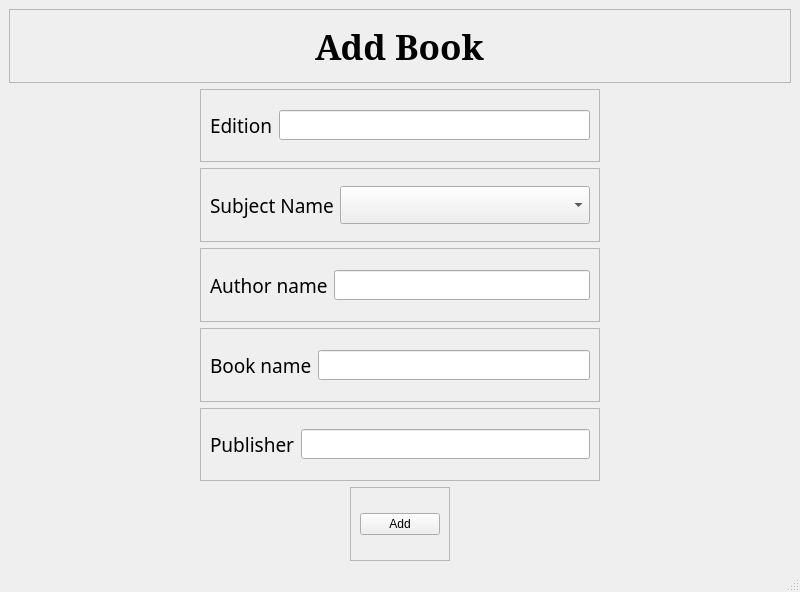
<?xml version="1.0" encoding="UTF-8"?>
<ui version="4.0">
 <class>book</class>
 <widget class="QMainWindow" name="book">
  <property name="geometry">
   <rect>
    <x>0</x>
    <y>0</y>
    <width>800</width>
    <height>592</height>
   </rect>
  </property>
  <property name="windowTitle">
   <string>MainWindow</string>
  </property>
  <widget class="QWidget" name="centralwidget">
   <layout class="QVBoxLayout" name="verticalLayout">
    <item>
     <widget class="QFrame" name="frame">
      <property name="frameShape">
       <enum>QFrame::StyledPanel</enum>
      </property>
      <property name="frameShadow">
       <enum>QFrame::Raised</enum>
      </property>
      <layout class="QHBoxLayout" name="horizontalLayout_6">
       <item alignment="Qt::AlignHCenter">
        <widget class="QLabel" name="label">
         <property name="font">
          <font>
           <family>MS Serif</family>
           <pointsize>26</pointsize>
           <weight>75</weight>
           <bold>true</bold>
          </font>
         </property>
         <property name="text">
          <string>Add Book</string>
         </property>
        </widget>
       </item>
      </layout>
     </widget>
    </item>
    <item alignment="Qt::AlignHCenter">
     <widget class="QFrame" name="frame_6">
      <property name="minimumSize">
       <size>
        <width>400</width>
        <height>0</height>
       </size>
      </property>
      <property name="maximumSize">
       <size>
        <width>16777215</width>
        <height>16777215</height>
       </size>
      </property>
      <property name="frameShape">
       <enum>QFrame::StyledPanel</enum>
      </property>
      <property name="frameShadow">
       <enum>QFrame::Raised</enum>
      </property>
      <layout class="QHBoxLayout" name="horizontalLayout">
       <item>
        <widget class="QLabel" name="label_5">
         <property name="font">
          <font>
           <family>MV Boli</family>
           <pointsize>14</pointsize>
          </font>
         </property>
         <property name="text">
          <string>Edition</string>
         </property>
        </widget>
       </item>
       <item>
        <widget class="QLineEdit" name="edition">
         <property name="maximumSize">
          <size>
           <width>16777215</width>
           <height>30</height>
          </size>
         </property>
        </widget>
       </item>
      </layout>
     </widget>
    </item>
    <item alignment="Qt::AlignHCenter">
     <widget class="QFrame" name="frame_2">
      <property name="minimumSize">
       <size>
        <width>400</width>
        <height>0</height>
       </size>
      </property>
      <property name="frameShape">
       <enum>QFrame::StyledPanel</enum>
      </property>
      <property name="frameShadow">
       <enum>QFrame::Raised</enum>
      </property>
      <layout class="QHBoxLayout" name="horizontalLayout_2">
       <item>
        <widget class="QLabel" name="label_9">
         <property name="font">
          <font>
           <family>MV Boli</family>
           <pointsize>14</pointsize>
          </font>
         </property>
         <property name="text">
          <string>Subject Name</string>
         </property>
        </widget>
       </item>
       <item>
        <widget class="QComboBox" name="sub">
         <property name="minimumSize">
          <size>
           <width>250</width>
           <height>0</height>
          </size>
         </property>
         <property name="font">
          <font>
           <family>MoolBoran</family>
           <pointsize>16</pointsize>
          </font>
         </property>
         <property name="cursor">
          <cursorShape>PointingHandCursor</cursorShape>
         </property>
         <item>
          <property name="text">
           <string/>
          </property>
         </item>
        </widget>
       </item>
      </layout>
     </widget>
    </item>
    <item alignment="Qt::AlignHCenter">
     <widget class="QFrame" name="frame_3">
      <property name="minimumSize">
       <size>
        <width>400</width>
        <height>0</height>
       </size>
      </property>
      <property name="frameShape">
       <enum>QFrame::StyledPanel</enum>
      </property>
      <property name="frameShadow">
       <enum>QFrame::Raised</enum>
      </property>
      <layout class="QHBoxLayout" name="horizontalLayout_3">
       <item>
        <widget class="QLabel" name="label_3">
         <property name="font">
          <font>
           <family>MV Boli</family>
           <pointsize>14</pointsize>
          </font>
         </property>
         <property name="text">
          <string>Author name</string>
         </property>
        </widget>
       </item>
       <item>
        <widget class="QLineEdit" name="authorName">
         <property name="maximumSize">
          <size>
           <width>16777215</width>
           <height>30</height>
          </size>
         </property>
        </widget>
       </item>
      </layout>
     </widget>
    </item>
    <item alignment="Qt::AlignHCenter">
     <widget class="QFrame" name="frame_4">
      <property name="minimumSize">
       <size>
        <width>400</width>
        <height>0</height>
       </size>
      </property>
      <property name="frameShape">
       <enum>QFrame::StyledPanel</enum>
      </property>
      <property name="frameShadow">
       <enum>QFrame::Raised</enum>
      </property>
      <layout class="QHBoxLayout" name="horizontalLayout_4">
       <item>
        <widget class="QLabel" name="label_2">
         <property name="font">
          <font>
           <family>MV Boli</family>
           <pointsize>14</pointsize>
          </font>
         </property>
         <property name="text">
          <string>Book name</string>
         </property>
        </widget>
       </item>
       <item>
        <widget class="QLineEdit" name="bookName">
         <property name="maximumSize">
          <size>
           <width>16777215</width>
           <height>30</height>
          </size>
         </property>
        </widget>
       </item>
      </layout>
     </widget>
    </item>
    <item alignment="Qt::AlignHCenter">
     <widget class="QFrame" name="frame_5">
      <property name="minimumSize">
       <size>
        <width>400</width>
        <height>0</height>
       </size>
      </property>
      <property name="frameShape">
       <enum>QFrame::StyledPanel</enum>
      </property>
      <property name="frameShadow">
       <enum>QFrame::Raised</enum>
      </property>
      <layout class="QHBoxLayout" name="horizontalLayout_5">
       <item>
        <widget class="QLabel" name="label_4">
         <property name="font">
          <font>
           <family>MV Boli</family>
           <pointsize>14</pointsize>
          </font>
         </property>
         <property name="text">
          <string>Publisher</string>
         </property>
        </widget>
       </item>
       <item>
        <widget class="QLineEdit" name="pub">
         <property name="maximumSize">
          <size>
           <width>16777215</width>
           <height>30</height>
          </size>
         </property>
        </widget>
       </item>
      </layout>
     </widget>
    </item>
    <item alignment="Qt::AlignHCenter">
     <widget class="QFrame" name="frame_7">
      <property name="frameShape">
       <enum>QFrame::StyledPanel</enum>
      </property>
      <property name="frameShadow">
       <enum>QFrame::Raised</enum>
      </property>
      <layout class="QHBoxLayout" name="horizontalLayout_7">
       <item>
        <widget class="QPushButton" name="add">
         <property name="cursor">
          <cursorShape>PointingHandCursor</cursorShape>
         </property>
         <property name="text">
          <string>Add</string>
         </property>
        </widget>
       </item>
      </layout>
     </widget>
    </item>
   </layout>
  </widget>
  <widget class="QMenuBar" name="menubar">
   <property name="geometry">
    <rect>
     <x>0</x>
     <y>0</y>
     <width>800</width>
     <height>21</height>
    </rect>
   </property>
  </widget>
  <widget class="QStatusBar" name="statusbar"/>
 </widget>
 <resources/>
 <connections/>
</ui>
